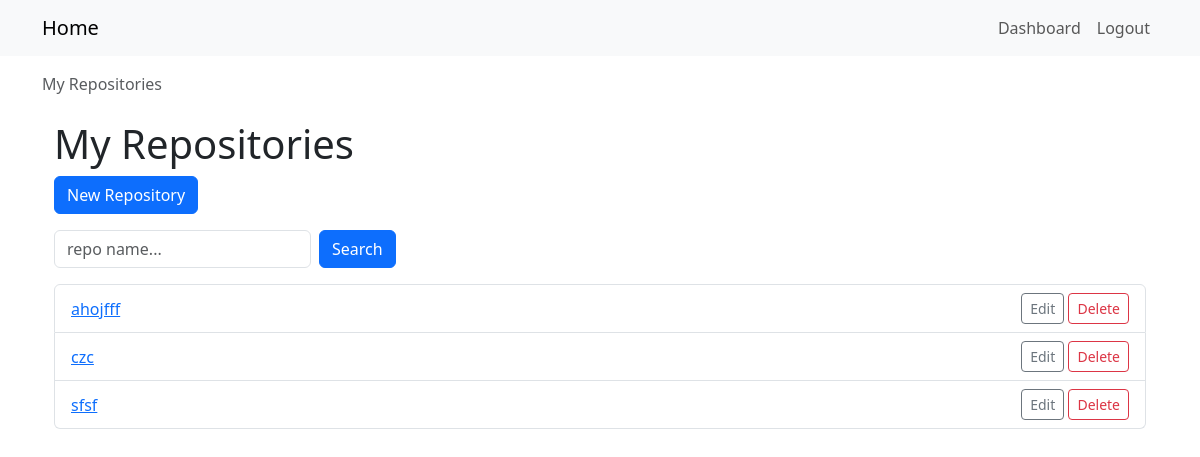
/repos/ (signed in), run on an earlier commit of the app's database.
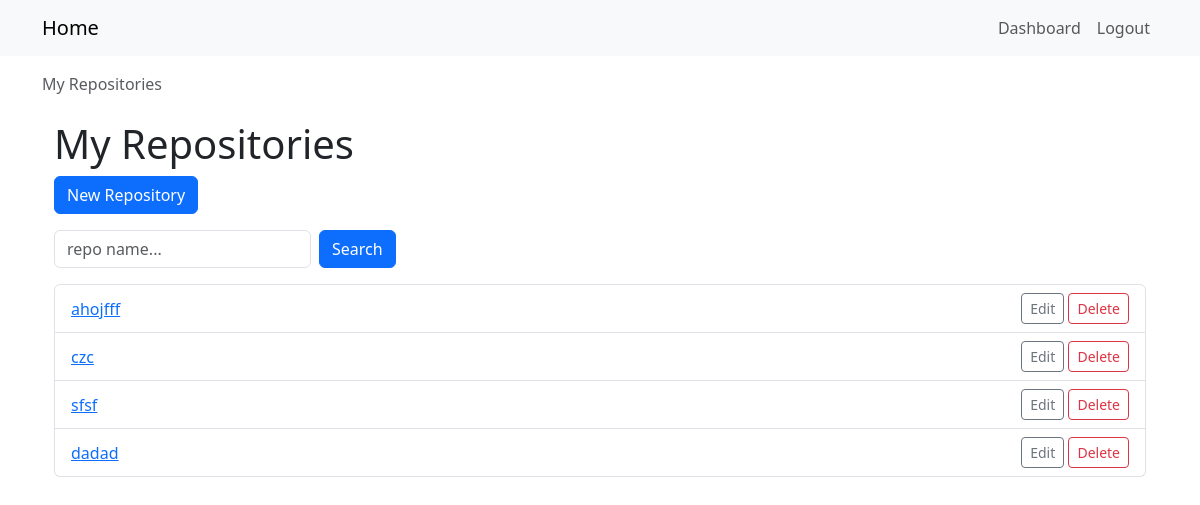
And on a later commit of the database.
### repos_app/models.py (models this page shows, shortened)
class Repository(models.Model):
    owner = models.ForeignKey(User, on_delete=models.CASCADE, related_name='repositories')
    name = models.CharField(max_length=120)
    description = models.TextField(blank=True)
    is_private = models.BooleanField(default=False)
    created_at = models.DateTimeField(auto_now_add=True)
    class Meta:
        unique_together = ('owner', 'name')

### repos_app/views.py (the view)
@login_required
def repo_list(request):
    form = RepoSearchForm(request.GET)
    repos = Repository.objects.filter(owner=request.user)
    if form.is_valid() and form.cleaned_data['query']:
        repos = repos.filter(name__icontains=form.cleaned_data['query'])
    return render(request,
              'repos_app/repo_list.html',
              {
                  'repos': repos,
                  'form': form,
               })

### repos_app/forms.py
class RepoSearchForm(forms.Form):
    query = forms.CharField(
        required=False,
        label='Search Repositories',
        widget=forms.TextInput(attrs={
            'placeholder': 'repo name...',
            'class': 'form-control',})
    )

### templates/repos_app/repo_list.html
{% extends "base.html" %}
{% block breadcrumbs %}
<nav aria-label="breadcrumb">
  <ol class="breadcrumb mb-0">
    <li class="breadcrumb-item active" aria-current="page">My Repositories</li>
  </ol>
</nav>
{% endblock %}
{% block content %}
<div class="container mt-4">
  <h1>My Repositories</h1>
  <a class="btn btn-primary mb-3" href="{% url 'repos_app:repo_create' %}">New Repository</a>
  <form class="row g-2 mb-3" method="get">
    <div class="col-auto">
      {{ form.query }}
    </div>
    <div class="col-auto">
      <button class="btn btn-primary">Search</button>
    </div>
  </form>
  <ul class="list-group">
    {% for repo in repos %}
      <li class="list-group-item d-flex justify-content-between align-items-center">
        <a href="{% url 'repos_app:repo_detail' repo.pk %}">{{ repo.name }}</a>
        <span>
          <a class="btn btn-sm btn-outline-secondary" href="{% url 'repos_app:repo_update' repo.pk %}">Edit</a>
          <a class="btn btn-sm btn-outline-danger" href="{% url 'repos_app:repo_delete' repo.pk %}">Delete</a>
        </span>
      </li>
    {% empty %}
      <li class="list-group-item">No repositories yet</li>
    {% endfor %}
  </ul>
</div>
{% endblock %}

What changed in the data, as far as the page shows it:
added Repository: name "dadad"
